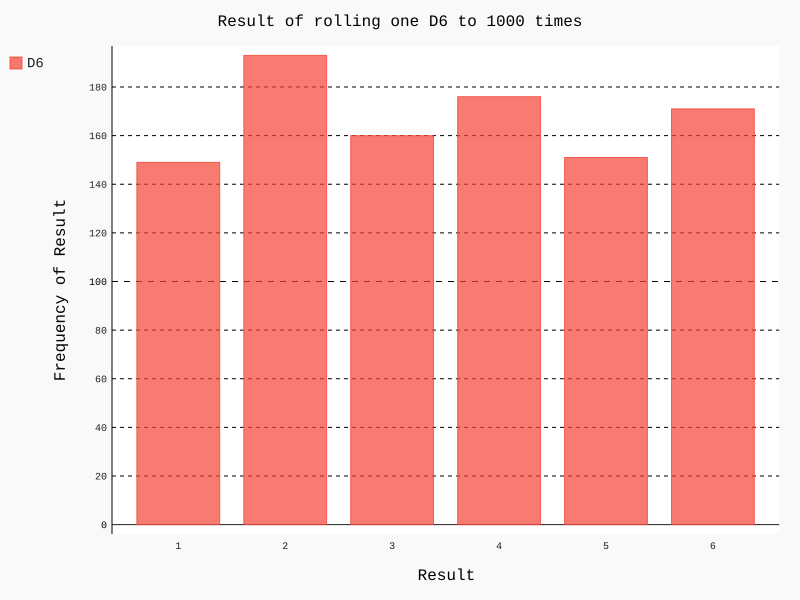

Reproduce this figure in Python.
from die import Die
import pygal

#创建一个D6
die=Die()

#掷几次骰子，并将结果保存在一个列表中
results = []
for roll_num in range(1000):
    result=die.roll()
    results.append(result)

# print(results)

#计算点数出现的频率
frequencies=[]
for value in range(1,die.num_sides+1):
    frequency=results.count(value)
    frequencies.append(frequency)

print(frequencies)

#对结果进行可视化
hist=pygal.Bar()

hist.title = "Result of rolling one D6 to 1000 times"
hist.x_labels=['1','2','3','4','5','6']
hist.x_title="Result"
hist.y_title="Frequency of Result"

hist.add('D6',frequencies)
hist.render_to_file('die_visual.svg')
